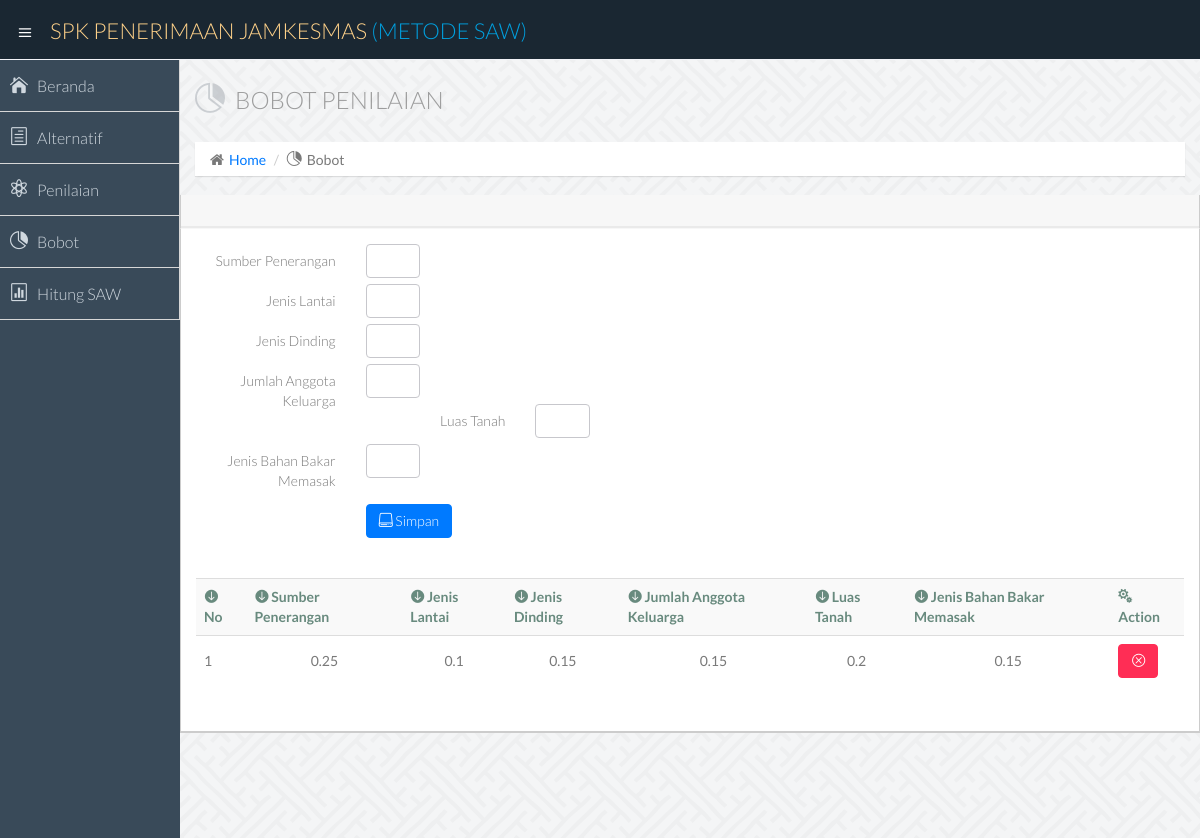
Page /bobot.php on the committed database.
### tables this page shows
CREATE TABLE `tb_kriteriasaw` (
  `no` int(11) NOT NULL,
  `sumber` float NOT NULL,
  `lantai` float NOT NULL,
  `dinding` float NOT NULL,
  `jak` float NOT NULL,
  `luas` float NOT NULL,
  `bahan` float NOT NULL
);

### bobot.php (the view, shortened to what this page needs)
<!DOCTYPE html>
<html lang="en">
<?php
include 'koneksi.php';
?>
  <head>
    <link href="css/bootstrap.min.css" rel="stylesheet">
    <link href="css/bootstrap-theme.css" rel="stylesheet">
    <link href="css/elegant-icons-style.css" rel="stylesheet" />
    <link href="css/font-awesome.min.css" rel="stylesheet" />
    <link href="assets/fullcalendar/fullcalendar/bootstrap-fullcalendar.css" rel="stylesheet" />
	<link href="assets/fullcalendar/fullcalendar/fullcalendar.css" rel="stylesheet" />
    <link href="assets/jquery-easy-pie-chart/jquery.easy-pie-chart.css" rel="stylesheet" type="text/css" media="screen"/>
    <link rel="stylesheet" href="css/owl.carousel.css" type="text/css">
	<link href="css/jquery-jvectormap-1.2.2.css" rel="stylesheet">
	<link rel="stylesheet" href="css/fullcalendar.css">
	<link href="css/widgets.css" rel="stylesheet">
    <link href="css/style.css" rel="stylesheet">
    <link href="css/style-responsive.css" rel="stylesheet" />
	<link href="css/xcharts.min.css" rel=" stylesheet">
	<link href="css/jquery-ui-1.10.4.min.css" rel="stylesheet">
  </head>
  <body style="background-image: url(img/bgbg.png);">
  <section id="container" class="">
      <header class="header dark-bg">
            <div class="toggle-nav">
                <div class="icon-reorder tooltips" data-original-title="Toggle Navigation" data-placement="bottom"><i class="icon_menu"></i></div>
            </div>
            <a href="index.php" class="logo">SPK PENERIMAAN JAMKESMAS <span class="lite">(METODE SAW)</span></a>
      </header>
      <aside>
          <div id="sidebar"  class="nav-collapse ">
              <ul class="sidebar-menu">
                  <li>
                      <a class="" href="index.php">
                          <i class="icon_house"></i>
                          <span>Beranda</span>
                      </a>
                  </li>
                  <li>
                      <a class="" href="alternatif.php">
                          <i class="icon_document_alt"></i>
                          <span>Alternatif</span>
                      </a>
                  </li>
                  <li>
                      <a class="" href="penilaian.php">
                          <i class="icon_genius"></i>
                          <span>Penilaian</span>
                      </a>
                  </li>
                  <li>
                      <a class="" href="bobot.php">
                          <i class="icon_piechart"></i>
                          <span>Bobot</span>
                      </a>
                  </li>
                  <li>
                      <a class="" href="hitung_saw.php">
                          <i class="icon_datareport"></i>
                          <span>Hitung SAW</span>
                      </a>
                  </li>
              </ul>
          </div>
      </aside>
      <section id="main-content">
          <section class="wrapper">
			  <div class="row">
				<div class="col-lg-12">
					<h3 class="page-header"><i class="icon_piechart"></i> BOBOT PENILAIAN</h3>
					<ol class="breadcrumb">
						<li><i class="fa fa-home"></i><a href="index.php">Home</a></li>
						<li><i class="icon_piechart"></i>Bobot</li>
					</ol>
				</div>
			</div>
	<div class="row">
    <div class="row">
                  <div class="col-lg-12">
                      <section class="panel">
                          <header class="panel-heading">
                          </header>
                          <div class="panel-body">
                              <div class="form">
<form class="form-validate form-horizontal " id="register_form" method="post" action="">
  <div class="add">
      <div class="form-group">
      <label class="control-label col-lg-2">Sumber Penerangan</label>
      <div class="col-lg-1">
          <input class=" form-control" name="sumber" type="text" />
      </div><br><br>
      <label class="control-label col-lg-2">Jenis Lantai</label>
      <div class="col-lg-1">
          <input class=" form-control" name="lantai" type="text" />
      </div><br><br>
      <label class="control-label col-lg-2">Jenis Dinding</label>
      <div class="col-lg-1">
          <input class=" form-control" name="dinding" type="text" />
      </div><br><br>
      <label class="control-label col-lg-2">Jumlah Anggota Keluarga</label>
      <div class="col-lg-1">
          <input class=" form-control" name="jak" type="text" />
      </div><br><br>
      <label class="control-label col-lg-2">Luas Tanah</label>
      <div class="col-lg-1">
          <input class=" form-control" name="luas" type="text" />
      </div><br><br>
      <label class="control-label col-lg-2">Jenis Bahan Bakar Memasak</label>
      <div class="col-lg-1">
          <input class=" form-control" name="bahan" type="text" />
      </div><br><br>
      <br>
      <div class="col-lg-offset-2 col-lg-3">
          <button class="btn btn-primary" type="submit" id="simpan" name="simpan"><i class="icon_drive"></i> Simpan</button>
          <br><br><br>
      </div>
      </div>
  </div>
              <div class="row">
                  <div class="col-lg-12">
                      <section class="panel">
    <table class="table table-striped table-advance table-hover">
     <tbody>
        <tr>
          <th><i class="arrow_down_alt"></i> No</th>
           <th><i class="arrow_down_alt"></i> Sumber Penerangan</th>
            <th><i class="arrow_down_alt"></i> Jenis Lantai</th>
              <th><i class="arrow_down_alt"></i> Jenis Dinding</th>
                <th><i class="arrow_down_alt"></i> Jumlah Anggota Keluarga</th>
                  <th><i class="arrow_down_alt"></i> Luas Tanah</th>
                    <th><i class="arrow_down_alt"></i> Jenis Bahan Bakar Memasak</th>
                        <th><i class="icon_cogs"></i> Action</th>
        </tr>
<?php
$b = 0;
$sql = "SELECT*FROM tb_kriteriasaw";
$hasil = $conn->query($sql);
if($hasil->num_rows > 0){
  while ($row = $hasil->fetch_row()) {
?>
          <tr>
             <td><?php echo $b = $b + 1; ?></td>
             <td Align="center"><?=$row[1] ?></td>
             <td Align="center"><?=$row[2] ?></td>
             <td Align="center"><?=$row[3] ?></td>
             <td Align="center"><?=$row[4] ?></td>
             <td Align="center"><?=$row[5] ?></td>
             <td Align="center"><?=$row[6] ?></td>
             <td>
              <div class="btn-group">
                  <a class="btn btn-danger" href="bobot_hapus.php?id=<?=$row[0]?>"><i class="icon_close_alt2"></i></a>
              </div>
              </td>
          </tr>
<?php }} ?>
       </tbody>
    </table>
                      </section>
                  </div>
              </div>
                                  </form>
                              </div>
                          </div>
                      </section>
                  </div>
              </div>
  </div>
<br><br>
          </section>
      </section>
  </section>
  </body>
</html>

### rows in the picture
tb_kriteriasaw: sumber "0.25", lantai "0.1", dinding "0.15", jak "0.15", luas "0.2", bahan "0.15"
